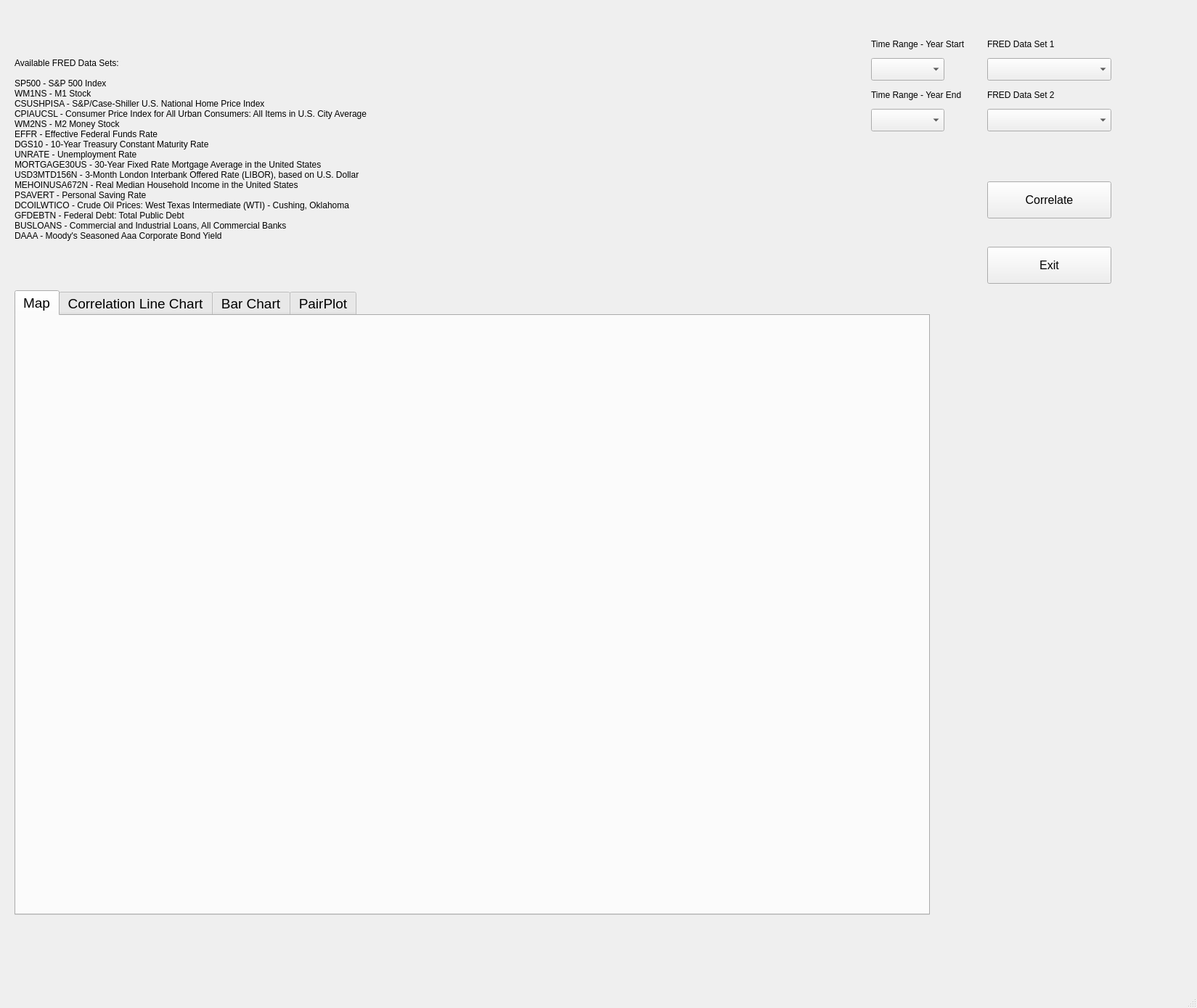
<?xml version="1.0" encoding="UTF-8"?>
<ui version="4.0">
 <class>MainWindow</class>
 <widget class="QMainWindow" name="MainWindow">
  <property name="geometry">
   <rect>
    <x>0</x>
    <y>0</y>
    <width>1649</width>
    <height>1389</height>
   </rect>
  </property>
  <property name="windowTitle">
   <string>MainWindow</string>
  </property>
  <widget class="QWidget" name="centralwidget">
   <widget class="QPushButton" name="calculateButton">
    <property name="geometry">
     <rect>
      <x>1360</x>
      <y>250</y>
      <width>171</width>
      <height>51</height>
     </rect>
    </property>
    <property name="font">
     <font>
      <pointsize>12</pointsize>
     </font>
    </property>
    <property name="text">
     <string>Correlate</string>
    </property>
   </widget>
   <widget class="QTabWidget" name="widget">
    <property name="geometry">
     <rect>
      <x>20</x>
      <y>400</y>
      <width>1261</width>
      <height>861</height>
     </rect>
    </property>
    <property name="font">
     <font>
      <pointsize>14</pointsize>
     </font>
    </property>
    <property name="currentIndex">
     <number>0</number>
    </property>
    <widget class="QWidget" name="Map">
     <attribute name="title">
      <string>Map</string>
     </attribute>
     <widget class="foliumWidget" name="foliumWidget" native="true">
      <property name="geometry">
       <rect>
        <x>10</x>
        <y>10</y>
        <width>1201</width>
        <height>771</height>
       </rect>
      </property>
      <property name="font">
       <font>
        <pointsize>11</pointsize>
       </font>
      </property>
     </widget>
    </widget>
    <widget class="QWidget" name="tab">
     <attribute name="title">
      <string>Correlation Line Chart</string>
     </attribute>
     <widget class="chloroplethWidget" name="chloroplethWidget" native="true">
      <property name="geometry">
       <rect>
        <x>20</x>
        <y>30</y>
        <width>1191</width>
        <height>751</height>
       </rect>
      </property>
     </widget>
    </widget>
    <widget class="QWidget" name="tab_2">
     <attribute name="title">
      <string>Bar Chart</string>
     </attribute>
    </widget>
    <widget class="QWidget" name="tab_3">
     <attribute name="title">
      <string>PairPlot</string>
     </attribute>
    </widget>
   </widget>
   <widget class="QPushButton" name="exitButton">
    <property name="geometry">
     <rect>
      <x>1360</x>
      <y>340</y>
      <width>171</width>
      <height>51</height>
     </rect>
    </property>
    <property name="font">
     <font>
      <pointsize>12</pointsize>
     </font>
    </property>
    <property name="text">
     <string>Exit</string>
    </property>
   </widget>
   <widget class="QComboBox" name="combo_FRED_2">
    <property name="geometry">
     <rect>
      <x>1360</x>
      <y>150</y>
      <width>171</width>
      <height>31</height>
     </rect>
    </property>
    <property name="font">
     <font>
      <pointsize>10</pointsize>
     </font>
    </property>
   </widget>
   <widget class="QLabel" name="label">
    <property name="geometry">
     <rect>
      <x>1360</x>
      <y>120</y>
      <width>131</width>
      <height>21</height>
     </rect>
    </property>
    <property name="text">
     <string>FRED Data Set 2</string>
    </property>
   </widget>
   <widget class="QLabel" name="label_2">
    <property name="geometry">
     <rect>
      <x>1360</x>
      <y>50</y>
      <width>131</width>
      <height>21</height>
     </rect>
    </property>
    <property name="text">
     <string>FRED Data Set 1</string>
    </property>
   </widget>
   <widget class="QLabel" name="label_3">
    <property name="geometry">
     <rect>
      <x>1200</x>
      <y>50</y>
      <width>131</width>
      <height>21</height>
     </rect>
    </property>
    <property name="text">
     <string>Time Range - Year Start</string>
    </property>
   </widget>
   <widget class="QComboBox" name="combo_FRED_1">
    <property name="geometry">
     <rect>
      <x>1360</x>
      <y>80</y>
      <width>171</width>
      <height>31</height>
     </rect>
    </property>
    <property name="font">
     <font>
      <pointsize>10</pointsize>
     </font>
    </property>
   </widget>
   <widget class="QLabel" name="label_4">
    <property name="geometry">
     <rect>
      <x>1200</x>
      <y>120</y>
      <width>131</width>
      <height>21</height>
     </rect>
    </property>
    <property name="text">
     <string>Time Range - Year End</string>
    </property>
   </widget>
   <widget class="QComboBox" name="comboYearStart">
    <property name="geometry">
     <rect>
      <x>1200</x>
      <y>80</y>
      <width>101</width>
      <height>31</height>
     </rect>
    </property>
    <property name="font">
     <font>
      <pointsize>10</pointsize>
     </font>
    </property>
   </widget>
   <widget class="QComboBox" name="comboYearEnd">
    <property name="geometry">
     <rect>
      <x>1200</x>
      <y>150</y>
      <width>101</width>
      <height>31</height>
     </rect>
    </property>
    <property name="font">
     <font>
      <pointsize>10</pointsize>
     </font>
    </property>
   </widget>
   <widget class="QLabel" name="label_5">
    <property name="geometry">
     <rect>
      <x>20</x>
      <y>20</y>
      <width>731</width>
      <height>371</height>
     </rect>
    </property>
    <property name="text">
     <string>Available FRED Data Sets:

SP500 - S&amp;P 500 Index
WM1NS - M1 Stock
CSUSHPISA - S&amp;P/Case-Shiller U.S. National Home Price Index
CPIAUCSL - Consumer Price Index for All Urban Consumers: All Items in U.S. City Average
WM2NS - M2 Money Stock
EFFR - Effective Federal Funds Rate
DGS10 - 10-Year Treasury Constant Maturity Rate
UNRATE - Unemployment Rate
MORTGAGE30US - 30-Year Fixed Rate Mortgage Average in the United States
USD3MTD156N - 3-Month London Interbank Offered Rate (LIBOR), based on U.S. Dollar
MEHOINUSA672N - Real Median Household Income in the United States
PSAVERT - Personal Saving Rate
DCOILWTICO - Crude Oil Prices: West Texas Intermediate (WTI) - Cushing, Oklahoma
GFDEBTN - Federal Debt: Total Public Debt
BUSLOANS - Commercial and Industrial Loans, All Commercial Banks
DAAA - Moody's Seasoned Aaa Corporate Bond Yield</string>
    </property>
   </widget>
  </widget>
  <widget class="QMenuBar" name="menubar">
   <property name="geometry">
    <rect>
     <x>0</x>
     <y>0</y>
     <width>1649</width>
     <height>31</height>
    </rect>
   </property>
  </widget>
  <widget class="QStatusBar" name="statusbar"/>
 </widget>
 <customwidgets>
  <customwidget>
   <class>chloroplethWidget</class>
   <extends>QWidget</extends>
   <header>chloroplethwidget.h</header>
   <container>1</container>
  </customwidget>
  <customwidget>
   <class>foliumWidget</class>
   <extends>QWidget</extends>
   <header>foliumwidget.h</header>
   <container>1</container>
  </customwidget>
 </customwidgets>
 <resources/>
 <connections/>
</ui>
